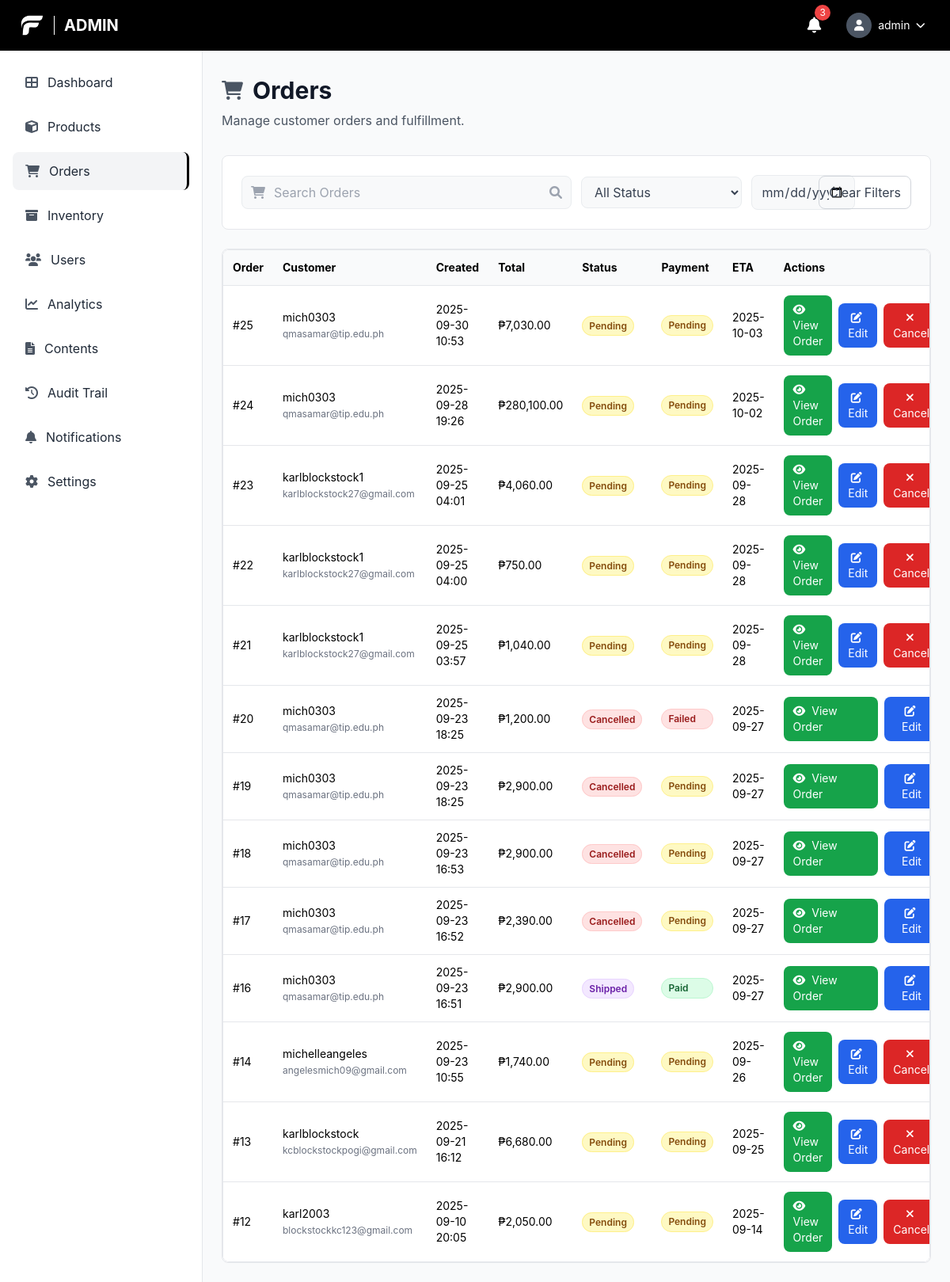
/admin/orders.php (signed in), run on an earlier commit of the app's database.
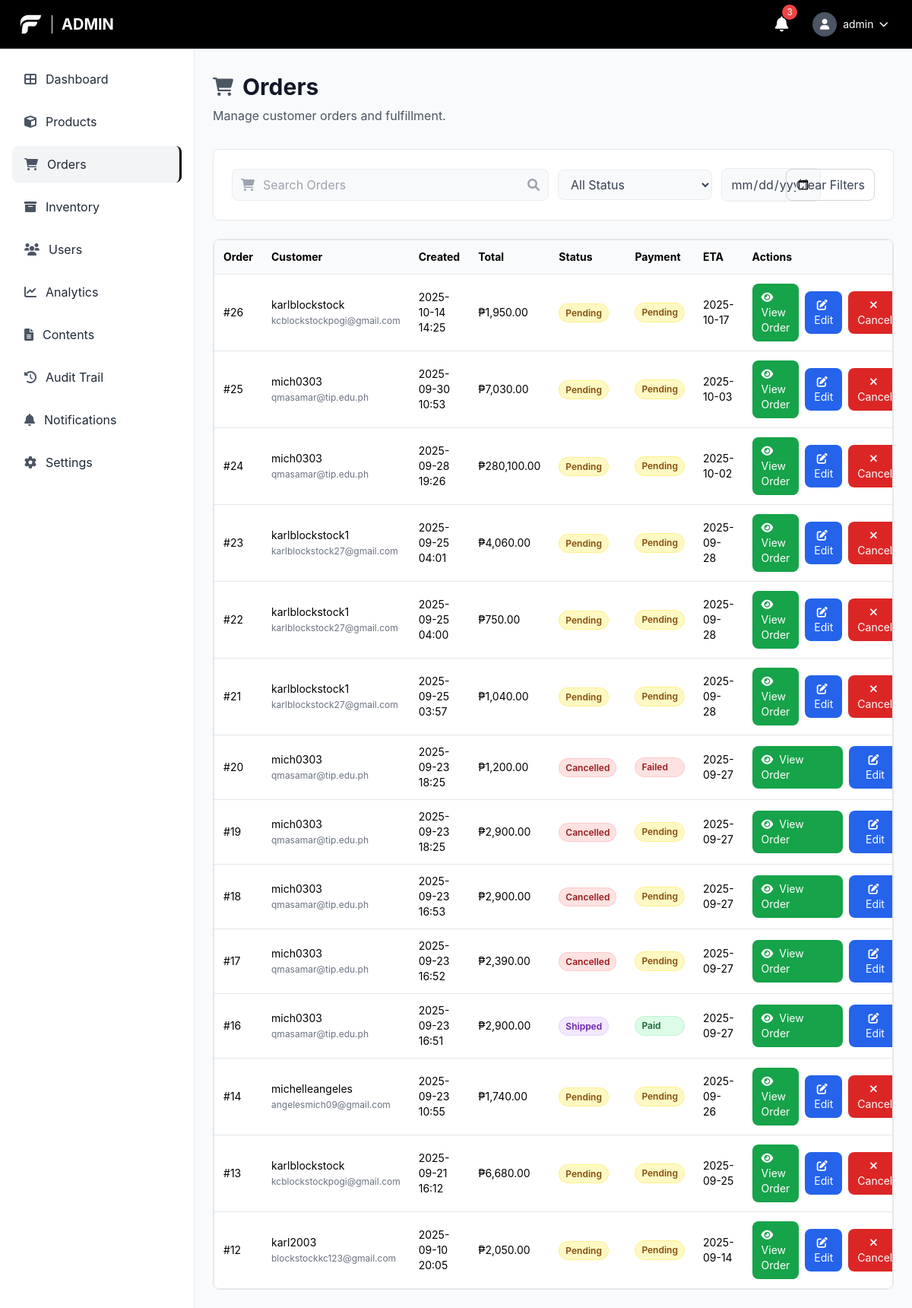
And on a later commit of the database.
### tables this page shows
CREATE TABLE `orders` (
  `order_id` bigint(20) UNSIGNED NOT NULL,
  `custom_order_id` varchar(20) DEFAULT NULL,
  `user_id` bigint(20) UNSIGNED NOT NULL,
  `status` enum('pending','processing','shipped','delivered','cancelled','returned','refunded') NOT NULL DEFAULT 'pending',
  `payment_method` varchar(50) DEFAULT NULL,
  `payment_status` enum('pending','paid','refunded','failed') NOT NULL DEFAULT 'pending',
  `payment_reference` varchar(255) DEFAULT NULL,
  `shipping_address` text DEFAULT NULL,
  `total_amount` decimal(10,2) NOT NULL DEFAULT 0.00,
  `estimated_delivery_date` date DEFAULT NULL,
  `return_reason` text DEFAULT NULL,
  `refund_amount` decimal(10,2) DEFAULT NULL,
  `stock_deducted` tinyint(1) NOT NULL DEFAULT 0,
  `created_at` timestamp NOT NULL DEFAULT current_timestamp(),
  `updated_at` timestamp NOT NULL DEFAULT current_timestamp() ON UPDATE current_timestamp()
);

CREATE TABLE `users` (
  `user_id` bigint(20) UNSIGNED NOT NULL,
  `username` varchar(100) NOT NULL,
  `email` varchar(150) NOT NULL,
  `phone` varchar(20) DEFAULT NULL,
  `date_of_birth` date DEFAULT NULL,
  `address` varchar(255) DEFAULT NULL,
  `password_hash` varchar(255) DEFAULT NULL,
  `google_id` varchar(255) DEFAULT NULL,
  `role` enum('admin','manager','staff','customer') NOT NULL DEFAULT 'customer',
  `status` enum('active','inactive','suspended') NOT NULL DEFAULT 'active',
  `created_at` timestamp NOT NULL DEFAULT current_timestamp(),
  `updated_at` timestamp NOT NULL DEFAULT current_timestamp() ON UPDATE current_timestamp(),
  `last_login` timestamp NULL DEFAULT NULL,
  `first_name` varchar(100) DEFAULT NULL,
  `last_name` varchar(100) DEFAULT NULL,
  `profile_picture` varchar(255) DEFAULT NULL,
  `otp` varchar(6) DEFAULT NULL,
  `otp_expiry` datetime DEFAULT NULL
);

### admin/orders.php (the view, shortened to what the changed rows need)
<?php
$pdo = getDBConnection();
$where = [];
$params = [];
$whereSql = $where ? ('WHERE ' . implode(' AND ', $where)) : '';
$sql = "SELECT o.*, u.username, u.email FROM orders o JOIN users u ON u.user_id = o.user_id $whereSql ORDER BY o.created_at DESC LIMIT 500";
$stm = $pdo->prepare($sql);
$stm->execute($params);
$orders = $stm->fetchAll();
?>
<!DOCTYPE html>
<html lang="en">
<head>
	<script src="https://cdn.tailwindcss.com"></script>
	<link href="https://cdnjs.cloudflare.com/ajax/libs/font-awesome/6.0.0/css/all.min.css" rel="stylesheet">
	<link rel="stylesheet" href="../css/style.css">
</head>
<body class="font-body bg-gray-50">
	<header class="bg-black text-white fixed top-0 left-0 right-0 z-50 h-16 flex items-center justify-between px-6">
		<div class="flex items-center space-x-3">
			<h1 class="text-xl font-bold uppercase">Admin</h1>
		</div>
	</header>
	<main class="ml-64 pt-24 pb-6 px-6">
		<div class="mb-8">
			<div class="flex items-center space-x-3 mb-2">
				<h1 class="text-3xl font-bold text-gray-900">Orders</h1>
			</div>
		</div>
		<div class="bg-white border border-gray-200 rounded-lg overflow-x-auto">
		<div class="bg-white border border-gray-200 rounded-lg overflow-x-auto">
			<table class="min-w-full text-sm">
				<thead class="bg-gray-50">
					<tr>
						<th class="text-left p-3">Order</th>
						<th class="text-left p-3">Customer</th>
						<th class="text-left p-3">Created</th>
						<th class="text-left p-3">Total</th>
						<th class="text-left p-3">Status</th>
						<th class="text-left p-3">Payment</th>
						<th class="text-left p-3">ETA</th>
						<th class="text-left p-3">Actions</th>
					</tr>
				</thead>
				<tbody>
					<?php if (!$orders): ?>
						<tr><td colspan="8" class="p-6 text-center text-gray-500">No orders found.</td></tr>
					<?php else: foreach ($orders as $o): ?>
					<tr class="border-t">
						<td class="p-3">#<?php echo (int)$o['order_id']; ?></td>
						<td class="p-3"><?php echo htmlspecialchars($o['username']); ?> <span class="text-gray-500 text-xs"><?php echo htmlspecialchars($o['email']); ?></span></td>
						<td class="p-3"><?php echo htmlspecialchars(date('Y-m-d H:i', strtotime($o['created_at']))); ?></td>
						<td class="p-3">₱<?php echo number_format((float)$o['total_amount'], 2); ?></td>
						<td class="p-3">
							<span class="px-2 py-1 rounded-full text-xs font-semibold <?php
								$statusClass = '';
								switch($o['status']) {
									case 'shipped':
										$statusClass = 'bg-purple-100 text-purple-800 border border-purple-200';
										break;
									case 'cancelled':
										$statusClass = 'bg-red-100 text-red-800 border border-red-200';
										break;
									default:
										$statusClass = 'bg-yellow-100 text-yellow-800 border border-yellow-200';
										break;
								}
								echo $statusClass;
							?>">
								<?php echo ucfirst($o['status']); ?>
							</span>
						</td>
						<td class="p-3">
							<div class="flex flex-col space-y-1">
								<span class="px-2 py-1 rounded-full text-xs font-semibold <?php
									$paymentStatusClass = '';
									switch($o['payment_status']) {
										case 'paid':
											$paymentStatusClass = 'bg-green-100 text-green-800 border border-green-200';
											break;
										case 'pending':
											$paymentStatusClass = 'bg-yellow-100 text-yellow-800 border border-yellow-200';
											break;
										default:
											$paymentStatusClass = 'bg-red-100 text-red-800 border border-red-200';
											break;
									}
									echo $paymentStatusClass;
								?>">
									<?php echo ucfirst($o['payment_status']); ?>
								</span>
							</div>
						</td>
						<td class="p-3"><?php echo $o['estimated_delivery_date'] ? htmlspecialchars($o['estimated_delivery_date']) : '-'; ?></td>
						<td class="p-3">
							<div class="flex items-center space-x-2">
								<a href="view_order.php?id=<?php echo (int)$o['order_id']; ?>" class="bg-green-600 hover:bg-green-700 text-white px-3 py-2 rounded-lg text-sm transition-colors">
									<i class="fas fa-eye mr-1"></i>
									View Order
								</a>
								<button onclick="openOrderModal(<?php echo htmlspecialchars(json_encode($o)); ?>)" class="bg-blue-600 hover:bg-blue-700 text-white px-3 py-2 rounded-lg text-sm transition-colors">
									<i class="fas fa-edit mr-1"></i>
									Edit
								</button>
								<?php if (!in_array($o['status'], ['processing','shipped','delivered','cancelled'], true)): ?>
								<form method="post" class="inline" onsubmit="return confirm('Cancel this order?');">
									<button type="submit" class="bg-red-600 hover:bg-red-700 text-white px-3 py-2 rounded-lg text-sm transition-colors">
										<i class="fas fa-times mr-1"></i>
										Cancel
									</button>
								</form>
								<?php endif; ?>
							</div>
						</td>
					</tr>
					<?php endforeach; endif; ?>
				</tbody>
			</table>
		</div>
	</main>
</body>
</html>

What changed in the data, as far as the page shows it:
added orders: order_id "26", user.username "karlblockstock", user.email "kcblockstockpogi@gmail.com", created_at "2025-10-14 14:25", total_amount "1,950.00", status "Pending", payment_status "Pending", estimated_delivery_date "2025-10-17"
